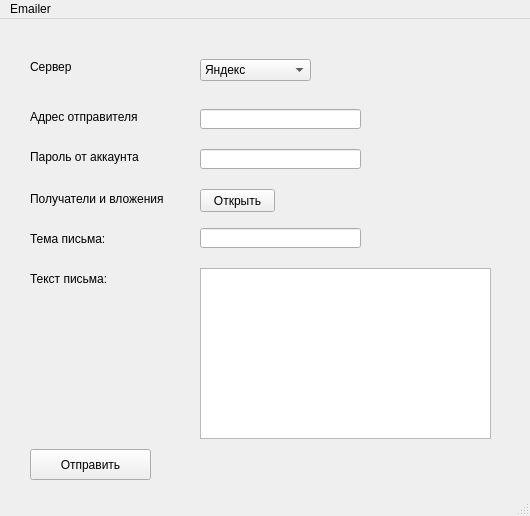
<?xml version="1.0" encoding="UTF-8"?>
<ui version="4.0">
 <class>MainWindow</class>
 <widget class="QMainWindow" name="MainWindow">
  <property name="geometry">
   <rect>
    <x>0</x>
    <y>0</y>
    <width>530</width>
    <height>516</height>
   </rect>
  </property>
  <property name="windowTitle">
   <string>MainWindow</string>
  </property>
  <widget class="QWidget" name="centralwidget">
   <widget class="QPushButton" name="send_email">
    <property name="geometry">
     <rect>
      <x>30</x>
      <y>430</y>
      <width>121</width>
      <height>31</height>
     </rect>
    </property>
    <property name="text">
     <string>Отправить</string>
    </property>
   </widget>
   <widget class="QLabel" name="label">
    <property name="geometry">
     <rect>
      <x>30</x>
      <y>170</y>
      <width>151</width>
      <height>20</height>
     </rect>
    </property>
    <property name="text">
     <string>Получатели и вложения</string>
    </property>
   </widget>
   <widget class="QLabel" name="label_2">
    <property name="geometry">
     <rect>
      <x>30</x>
      <y>210</y>
      <width>121</width>
      <height>20</height>
     </rect>
    </property>
    <property name="text">
     <string>Тема письма:</string>
    </property>
   </widget>
   <widget class="QLineEdit" name="Header_email">
    <property name="geometry">
     <rect>
      <x>200</x>
      <y>209</y>
      <width>161</width>
      <height>20</height>
     </rect>
    </property>
    <property name="text">
     <string/>
    </property>
   </widget>
   <widget class="QTextEdit" name="text_email">
    <property name="geometry">
     <rect>
      <x>200</x>
      <y>249</y>
      <width>291</width>
      <height>171</height>
     </rect>
    </property>
   </widget>
   <widget class="QLabel" name="label_3">
    <property name="geometry">
     <rect>
      <x>30</x>
      <y>250</y>
      <width>121</width>
      <height>20</height>
     </rect>
    </property>
    <property name="text">
     <string>Текст письма:</string>
    </property>
   </widget>
   <widget class="QLabel" name="label_4">
    <property name="geometry">
     <rect>
      <x>30</x>
      <y>40</y>
      <width>101</width>
      <height>16</height>
     </rect>
    </property>
    <property name="text">
     <string>Сервер</string>
    </property>
   </widget>
   <widget class="QComboBox" name="server_selection">
    <property name="geometry">
     <rect>
      <x>200</x>
      <y>40</y>
      <width>111</width>
      <height>22</height>
     </rect>
    </property>
    <item>
     <property name="text">
      <string>Яндекс</string>
     </property>
    </item>
    <item>
     <property name="text">
      <string>Google</string>
     </property>
    </item>
    <item>
     <property name="text">
      <string>Mail.ru</string>
     </property>
    </item>
   </widget>
   <widget class="QLabel" name="label_5">
    <property name="geometry">
     <rect>
      <x>30</x>
      <y>90</y>
      <width>151</width>
      <height>16</height>
     </rect>
    </property>
    <property name="text">
     <string>Адрес отправителя</string>
    </property>
   </widget>
   <widget class="QLineEdit" name="email_from">
    <property name="geometry">
     <rect>
      <x>200</x>
      <y>90</y>
      <width>161</width>
      <height>20</height>
     </rect>
    </property>
   </widget>
   <widget class="QLabel" name="label_6">
    <property name="geometry">
     <rect>
      <x>30</x>
      <y>130</y>
      <width>141</width>
      <height>16</height>
     </rect>
    </property>
    <property name="text">
     <string>Пароль от аккаунта</string>
    </property>
   </widget>
   <widget class="QLineEdit" name="user_password">
    <property name="geometry">
     <rect>
      <x>200</x>
      <y>130</y>
      <width>161</width>
      <height>20</height>
     </rect>
    </property>
   </widget>
   <widget class="QPushButton" name="email_to">
    <property name="geometry">
     <rect>
      <x>200</x>
      <y>170</y>
      <width>75</width>
      <height>23</height>
     </rect>
    </property>
    <property name="text">
     <string>Открыть</string>
    </property>
   </widget>
  </widget>
  <widget class="QMenuBar" name="menubar">
   <property name="geometry">
    <rect>
     <x>0</x>
     <y>0</y>
     <width>530</width>
     <height>22</height>
    </rect>
   </property>
   <widget class="QMenu" name="menuEmailer">
    <property name="title">
     <string>Emailer</string>
    </property>
    <addaction name="separator"/>
   </widget>
   <addaction name="menuEmailer"/>
  </widget>
  <widget class="QStatusBar" name="statusbar"/>
 </widget>
 <resources/>
 <connections/>
</ui>
